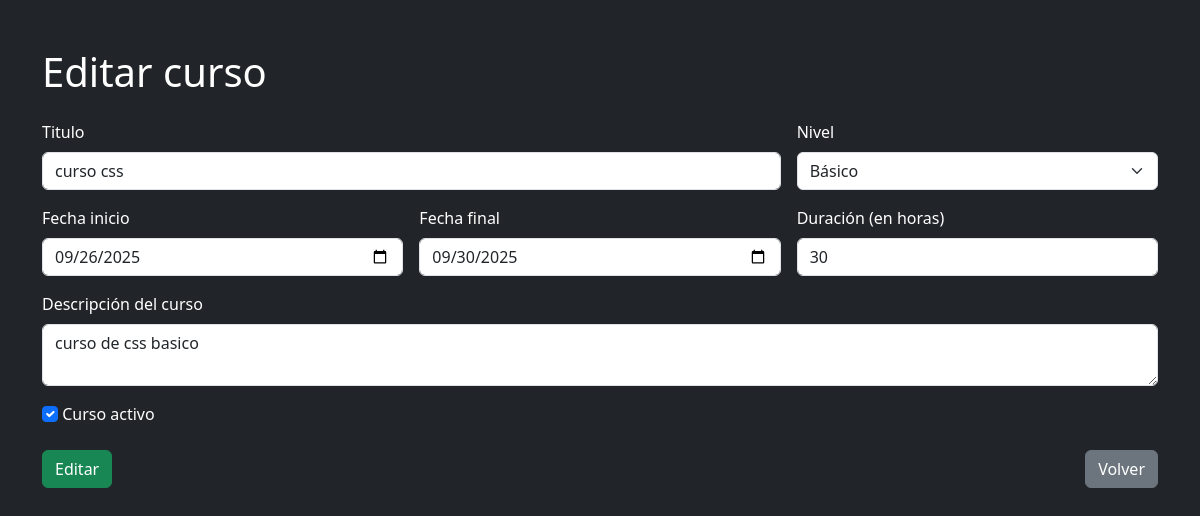
Page /editar.php?id=18 on the committed database.
### tables this page shows
CREATE TABLE IF NOT EXISTS `cursos` (
  `id` int(11) NOT NULL AUTO_INCREMENT,
  `titulo` varchar(120) NOT NULL,
  `descripcion` text DEFAULT NULL,
  `duracionHoras` int(11) NOT NULL,
  `nivel` enum('BASICO','MEDIO','AVANZADO') NOT NULL,
  `fechaInicio` date NOT NULL,
  `fechaFin` date NOT NULL,
  `publicado` tinyint(4) NOT NULL DEFAULT 0,
  `createdAt` datetime NOT NULL,
  `updatedAt` datetime NOT NULL,
  PRIMARY KEY (`id`)
);

### editar.php (the view, shortened to what this page needs)
<?php
require 'conexion.php';
$id=filter_input(INPUT_POST,'id',FILTER_VALIDATE_INT)?:filter_input(INPUT_GET,'id',FILTER_VALIDATE_INT);
$sql="SELECT * FROM cursos WHERE id=?";
$stmt=$pdo->prepare($sql);
$stmt->execute([$id]);
$u=$stmt->fetch();
?>
<!doctype html>
<html lang="es">
<head>
    <link href="https://cdn.jsdelivr.net/npm/bootstrap@5.3.8/dist/css/bootstrap.min.css" rel="stylesheet">
    <link rel="stylesheet" href="https://cdnjs.cloudflare.com/ajax/libs/bootstrap-icons/1.13.1/font/bootstrap-icons.min.css" />
</head>
<body class="bg-dark text-white">
    <div class="container py-5">
        <h1 class="mb-4">
            Editar curso
        </h1>
        <form class="row g-3 needs-validation" novalidate method="post">
            <div class="col-md-8">
                <label for="titulo" class="form-label">Titulo</label>
                <input type="text" class="form-control" id="titulo" value="<?= htmlspecialchars($u['titulo']??'') ?>" required name="titulo">
            </div>
            <div class="col-md-4">
                <label for="nivel" class="form-label">Nivel</label>
                <select class="form-select" id="nivel" name="nivel">
                    <option value="BASICO" <?= ($u['nivel'] ?? '') === 'BASICO' ? 'selected' : '' ?>>Básico</option>
                </select>
            </div>
            <div class="col-md-4">
                <label for="fechaInicio" class="form-label">Fecha inicio</label>
                <input type="date" class="form-control" id="fechaInicio" value="<?= htmlspecialchars($u['fechaInicio']??'') ?>" required name="fechaInicio">
            </div>
            <div class="col-md-4">
                <label for="fechaFin" class="form-label">Fecha final</label>
                <input type="date" class="form-control" id="fechaFin" value="<?= htmlspecialchars($u['fechaFin']??'') ?>" required name="fechaFin">
            </div>
            <div class="col-md-4">
                <label for="duracionHoras" class="form-label">Duración (en horas)</label>
                <input type="number" class="form-control" id="duracionHoras" value="<?= htmlspecialchars($u['duracionHoras']??'') ?>" required name="duracionHoras">
            </div>
            <div class="col-md-12">
                <label for="descripcion" class="form-label">Descripción del curso</label>
                <textarea  class="form-control" id="descripcion" required name="descripcion"><?= htmlspecialchars($u['descripcion']??'') ?></textarea>
            </div>
            <div class="col-md-4">
                <input type="checkbox" class="form-check-input" id="publicado" value="1" name="publicado" <?= ($u['publicado'] ?? '') == '1' ? 'checked' : '' ?>>
                <label for="publicado" class="form-label">Curso activo</label>
            </div>
            <div class="col-12 d-flex justify-content-between">
                <button class="btn btn-success" type="submit">
                    Editar
                </button>
                <a class="btn btn-secondary" href="index.php">
                    Volver
                </a>
            </div>
        </form>
    </div>
</body>
</html>

### rows in the picture
cursos: titulo "curso css", nivel "Básico", fechaInicio "09/26/2025", fechaFin "09/30/2025", duracionHoras "30", descripcion "curso de css basico", publicado "☑"
